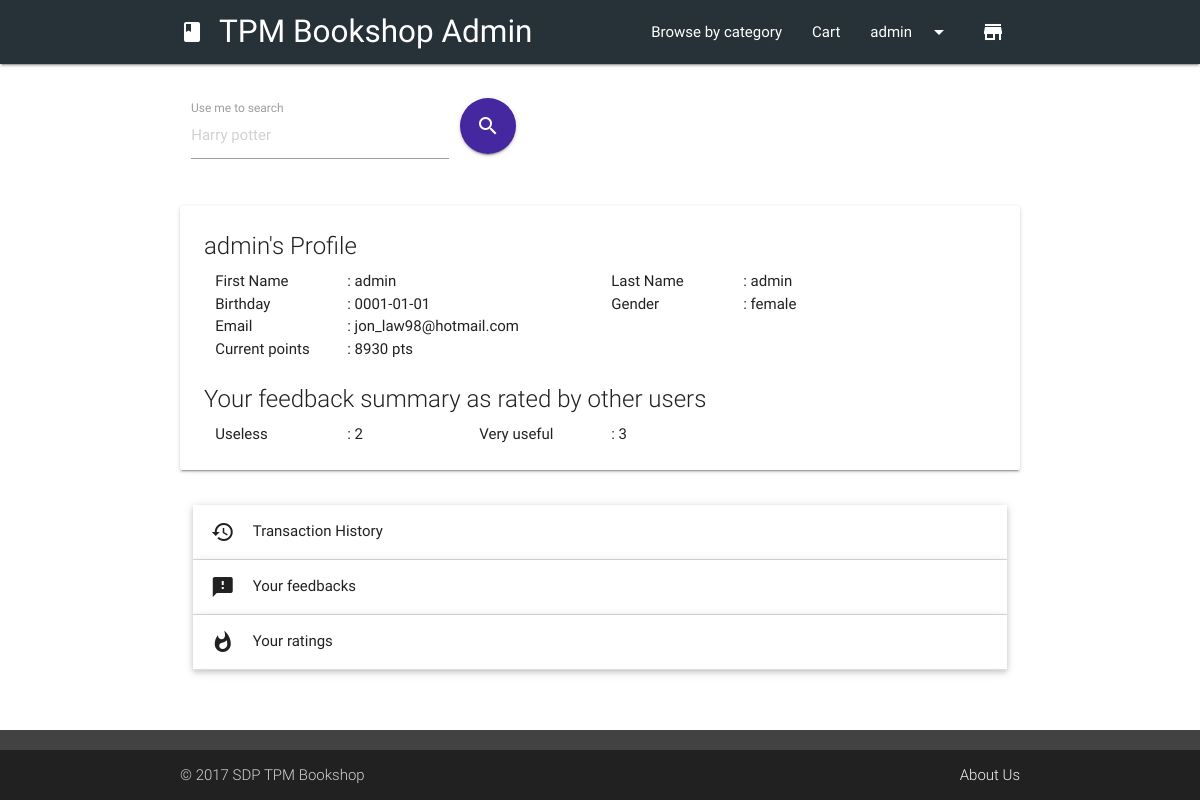
Page /history.php (signed in) on the committed database.
### tables this page shows
CREATE TABLE `user` (
  `username` varchar(255) NOT NULL,
  `fname` varchar(50) NOT NULL,
  `lname` varchar(50) NOT NULL,
  `email` varchar(255) NOT NULL,
  `password` varchar(255) NOT NULL,
  `gender` varchar(7) NOT NULL,
  `pnumber` varchar(32) NOT NULL,
  `birthday` varchar(10) DEFAULT NULL,
  `address` text NOT NULL,
  `status` varchar(10) NOT NULL DEFAULT 'member',
  `points` int(11) NOT NULL DEFAULT '0',
  `registerdate` int(10) NOT NULL
);

### php/userData.php (called while the page is built, shortened)
<?php
include 'connect.php';
$currentUser = $_SESSION['tpmb-user'];
$getUserData = "SELECT username, fname, lname, email, pnumber, gender, address, birthday, points FROM user WHERE username='$currentUser'";
$userData = mysqli_query($conn,$getUserData);
while($row = mysqli_fetch_assoc($userData)) {
  $fname = $row['fname'];
  $lname = $row['lname'];
  $email = $row['email'];
  $gender = $row['gender'];
  $bday = $row['birthday'];
  $pts = $row['points'];
}
?>

### history.php (the view, shortened to what this page needs)
<?php session_start();
include "php/userData.php";
$currentUser = $_SESSION['tpmb-user'];
?>
<head>
	<link type="text/css" rel="stylesheet" href="css/materialize.min.css" media="screen,projection" />
	<link type="text/css" rel="stylesheet" href="css/tpmb.css" media="screen,projection" />
</head>
<body>
<?php
  include "ui/header.php";?>
  <main class="container">
    <div class="row margintop4">
			<?php include "ui/searchUI.php"; ?>
    </div>
		<div class="row">
      <div class="col s12">
        <div class="card hoverable">
          <div class="card-content">
            <span class="card-title"><?php echo $currentUser?>'s Profile</span>
            <p class="col s4 m2">First Name</p><p class="col s8 m4">: <?php echo $fname?></p>
            <p class="col s4 m2">Last Name</p><p class="col s8 m4">: <?php echo $lname?></p><br />
            <p class="col s4 m2">Birthday</p><p class="col s8 m4">: <?php echo $bday?></p>
            <p class="col s4 m2">Gender</p><p class="col s8 m4">: <?php echo $gender?></p><br />
						<p class="col s4 m2">Email</p><p class="col s8 m4">: <?php echo $email?></p><br />
						<p class="col s4 m2">Current points</p><p class="col s8 m4">: <?php echo $pts?> pts</p><br />
						<?php
						$checkUserRatingQuery = "SELECT COUNT(ufr.feedbackRated) AS feedbackCount,ufr.feedbackRated FROM userfeedbackrating AS ufr, bookcomment AS bc WHERE ufr.ratingID=bc.ratingID AND bc.username = '$currentUser' GROUP BY ufr.feedbackRated";
						$checkUserRatingArray=mysqli_query($conn,$checkUserRatingQuery);
						if(mysqli_num_rows($checkUserRatingArray) > 0){ ?>
						<br /><p class="card-title">Your feedback summary as rated by other users</p>
				    <?php while($returnedRating = mysqli_fetch_array($checkUserRatingArray)){
							$totalScore = $returnedRating['feedbackCount'];
							if($returnedRating['feedbackRated'] === 'veryuseful') { echo "<p class='col s4 m2'>Very useful</p><p class='col s8 m2'>: $totalScore</p>"; }
							if($returnedRating['feedbackRated'] === 'useless') { echo "<p class='col s4 m2'>Useless</p><p class='col s8 m2'>: $totalScore</p>"; }
						}} ?>
          </div>
        </div>
      </div>
    </div>
		<div class="row">
		  <ul class="collapsible popout" data-collapsible="accordion">
		    <li>
		      <div class="collapsible-header"><i class="material-icons">history</i>Transaction History</div>
		    </li>
		    <li>
		      <div class="collapsible-header"><i class="material-icons">feedback</i>Your feedbacks</div>
		    </li>
		    <li>
		      <div class="collapsible-header"><i class="material-icons">whatshot</i>Your ratings</div>
		    </li>
		  </ul>
		</div>
  </main>
</body>

### css/tpmb.css (style rules this page uses)
body { display: flex; min-height: 100vh; flex-direction: column; }
main { flex: 1 0 auto; }
.margintop4 { margin-top : 4%; }

### rows in the picture
user: fname "admin", lname "admin", birthday "0001-01-01", gender "female", email "jon_law98@hotmail.com", points "8930"

### other values in the picture
$_SESSION['tpmb-user'] "admin"
$currentUser "admin"
$totalScore "2"
$totalScore "3"
